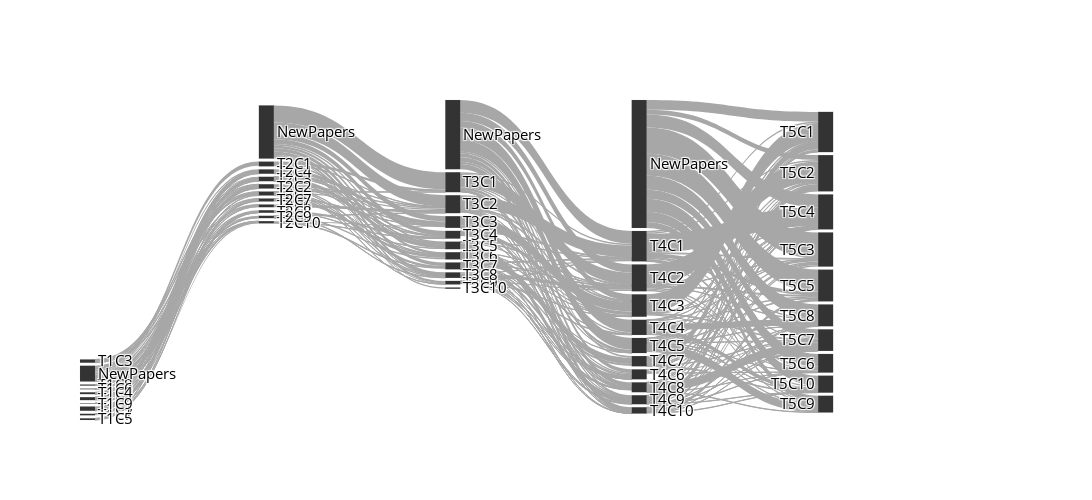

The notebook cell saved with this chart:
### Code cell
# visualization
import plotly.graph_objects as go
fig = go.Figure(data=[go.Sankey( arrangement='snap',
    node = dict( 
      label = [i.split('_')[0] if i in ls_color else " " for i in t ],
      color=  'rgba(51,51,51,255)',       
      pad = 3,
      thickness = 15,
      line = dict(color = "grey", width = 0.1),
      x=nodified[0],
      y=nodified[1]
    ),
    link = dict(
      source = [t.index(i) for i in df_2.source.to_list()], # indices correspond to labels, eg A1, A2, A2, B1, ...
      target = [t.index(i) for i in df_2.target.to_list()],
      value = df_2.value.to_list(),
      color = df_2.color.to_list(),
  ))])

fig.update_layout(title_text="",
                autosize=False,   
    font_color="black",
    font_size=15,
    width=1100,
    height=500,)

fig.show()

### Figure 1 — Plotly figure (JSON) as saved in the notebook; plotly's stock layout.template omitted (floating-point values rounded to 4 significant figures; data arrays with more than 128 entries replaced by an {"elided": "..."} marker saying what was removed)
{"data": [{"arrangement": "snap", "link": {"color": {"elided": "228 str values"}, "source": {"elided": "228 int values"}, "target": {"elided": "228 int values"}, "value": {"elided": "228 int values"}}, "node": {"color": "rgba(51,51,51,255)", "label": ["T2C3", "T1C7", "T1C3", "T4C3", "T2C10", "T5C5", "T5C7", "T2C4", "T2C6", "T1C8", "NewPapers", "T3C6", "T2C1", "T4C8", "T2C8", "T3C9", "T1C2", "T4C4", "T1C6", "T3C5", "T5C4", "T4C9", "T5C3", "T3C10", "T4C7", "T5C6", "T5C2", "T1C1", "T1C4", "T4C10", "T3C1", "T4C2", "T2C5", "NewPapers", "T2C2", "T4C5", "NewPapers", "T5C1", "T5C10", "T4C6", "T3C7", "T1C9", "T5C9", "T1C5", "T5C8", "T3C2", "T2C9", "T3C4", "T2C7", "T4C1", "T3C8", "NewPapers", "T3C3"], "line": {"color": "grey", "width": 0.1}, "pad": 3, "thickness": 15, "x": [0.2, 0, 0, 0.6, 0.2, 0.8, 0.8, 0.2, 0.2, 0, 0.2, 0.4, 0.2, 0.6, 0.2, 0.4, 0, 0.6, 0, 0.4, 0.8, 0.6, 0.8, 0.4, 0.6, 0.8, 0.8, 0, 0, 0.6, 0.4, 0.6, 0.2, 0.4, 0.2, 0.6, 0, 0.8, 0.8, 0.6, 0.4, 0, 0.8, 0, 0.8, 0.4, 0.2, 0.4, 0.2, 0.6, 0.4, 0.6, 0.4], "y": [0.1, 0.1, 0.1, 0.1, 0.1, 0.1, 0.1, 0.1, 0.1, 0.1, 0.1, 0.1, 0.1, 0.1, 0.1, 0.1, 0.1, 0.1, 0.1, 0.1, 0.1, 0.1, 0.1, 0.1, 0.1, 0.1, 0.1, 0.1, 0.1, 0.1, 0.1, 0.1, 0.1, 0.1, 0.1, 0.1, 0.1, 0.1, 0.1, 0.1, 0.1, 0.1, 0.1, 0.1, 0.1, 0.1, 0.1, 0.1, 0.1, 0.1, 0.1, 0.1, 0.1]}, "type": "sankey"}], "layout": {"autosize": false, "font": {"color": "black", "size": 15}, "height": 500, "title": {"text": ""}, "width": 1100}}
